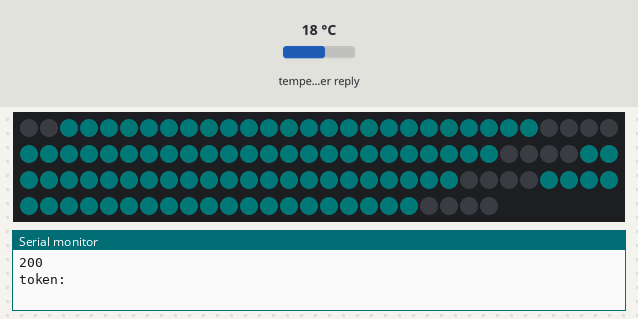
Bench run of a sketch on a simulated ESP8266 (Wemos D1 mini). On the bench: 114 RGB LEDs in strip order, left to right, continuing on the next row, the last lines printed to the serial monitor. Inputs (shaded band) come from the test bench; at power-on: temperature in the weather reply 18 °C. Dim RGB values are drawn brighter than linear; WiFi joins after 1.5 s; servers stay silent unless stated; uploads are accepted with an empty reply; random numbers use the default seed unless the sketch sets one; web services answer with replies made up by the test bench.

Above: at 4.1 s.
At 61.1 s:
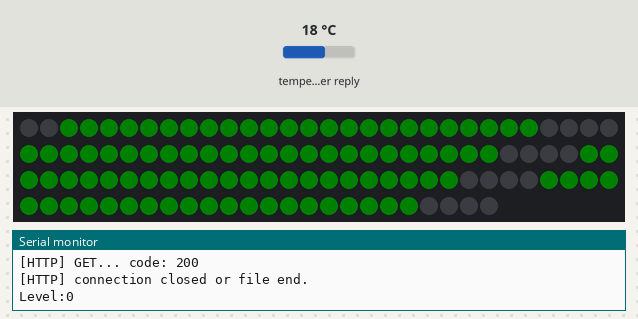
At 119.1 s:
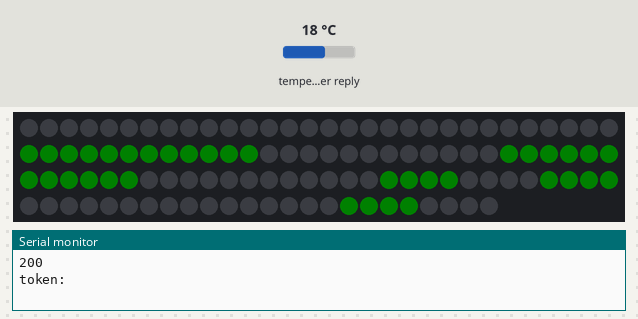

Measured:
- what the display in image 1 shows lasts 2.0 s, from 61.0 s to 63.0 s
- what the display in image 2 shows lasts 2.8 s, from 119.0 s to 121.8 s

The sketch:

Arduino_Wemos_Clock_20211120.ino
```cpp
#include <ESP8266WiFiMulti.h>
#include <ESP8266HTTPClient.h>
#include <WiFiClientSecure.h>
ESP8266WiFiMulti WiFiMulti;
#include <Adafruit_NeoPixel.h>
#define NUM_LEDS 114
#define HBRIGHTNESS 200
#define LBRIGHTNESS 5

#include <ESP8266WiFi.h>
#include <BlynkSimpleEsp8266_SSL.h>

BlynkTimer timer1s;
BlynkTimer timer1m;
BlynkTimer timer87s; //1000 times per day (Mirubee max)
BlynkTimer timer3h;

const int API_TIMEOUT = 15000;  //keep it long if you want to receive headers from client
const int httpsPort = 443;

String mirubee_token="";

String watts="";
String hora="";
String temp="";
Adafruit_NeoPixel pixels = Adafruit_NeoPixel(NUM_LEDS, D5, NEO_GRB + NEO_KHZ800);
long contadorms=0;
int r=0;int g=100; int b=100;
int ra,ga,ba;
char ssid[] = "yourSSID";
char pass[] = "yourpass";
long n=0;

uint8_t h=0;
uint8_t m=0;
uint8_t s=0;

uint8_t errores=0;

boolean bez=false;

byte looptime;

void setup(){

  timer1s.setInterval(1000L, cada1s);
  timer1s.setInterval(60000L, cada1m);
  timer87s.setInterval(87000L,cada87s);
  timer3h.setInterval(10800000L,cada3h);

  Serial.begin(115200);
  WiFiMulti.addAP(ssid, pass);
  pixels.setBrightness(HBRIGHTNESS);
  pixels.begin();

   WiFiMulti.addAP(ssid, pass);
  int n=0;
  while(WiFiMulti.run() != WL_CONNECTED) {
    delay(1000);
    Serial.println(".");
    }
  Serial.print("Connected to ");  Serial.println(ssid);
  pintaDisplay();
  forecast();
  geonames();
  pintaDisplay();
  weather();
  mirubee_watt_new();
}

void loop()
{
  n++;
  timer1s.run();
  timer87s.run();
  timer1m.run();
  timer3h.run();
}

void cada1s(){
  s++;if (s>=60){s=0;m++;if (m>=60){m=0;h++;if (h>=24){h=0;}}}
  pintaDisplay();
}

void cada1m(){
  if (m%2==0){ geonames();} else {weather();}
    forecast();
}

void cada87s(){
  mirubee_watt_new();
}

void cada3h(){
  forecast();
}


void geonames(){
    if((WiFiMulti.run() == WL_CONNECTED)) {
        HTTPClient http;
        Serial.print("[HTTP] begin...\n");
        http.begin("http://api.geonames.org/timezoneJSON?formatted=true&lat=39.53&lng=2.58&username=Menyiques&style=full");
        Serial.print("[HTTP] GET...\n");
        int httpCode = http.GET();
        if(httpCode > 0) {
            Serial.printf("[HTTP] GET... code: %d\n", httpCode);
            if(httpCode == HTTP_CODE_OK) {
                int len = http.getSize();
                 uint8_t buff[512] = { 0 };
                WiFiClient * stream = http.getStreamPtr();
                while(http.connected() && (len > 0 || len == -1)) {
                        int c = stream->readBytes(buff, sizeof(buff));
                        if(len > 0) {len -= c;}
                }
                 String sstr = (char*)buff;
                 int a=sstr.indexOf("time\"")+19;
                 hora=sstr.substring(a,a+5);
                 h=hora.substring(0,2).toInt();
                 m=hora.substring(3,5).toInt();

                Serial.println();
                Serial.print("[HTTP] connection closed or file end.\n");
            }
        } else {
            Serial.printf("[HTTP] GET... failed, error: %s\n", http.errorToString(httpCode).c_str());
            errores++;
            if (errores>10)ESP.reset();
        }
        http.end();
    }
  }

void weather(){
    if((WiFiMulti.run() == WL_CONNECTED)) {
        HTTPClient http;
        http.begin("http://api.openweathermap.org/data/2.5/weather?q=Palma,es&appid=e808a9fc312bbe9506825f1d1bb66692&units=metric");
        Serial.print("[HTTP] GET...\n");
        int httpCode = http.GET();
        if(httpCode > 0) {
            if(httpCode == HTTP_CODE_OK) {
                int len = http.getSize();
                uint8_t buff[512] = { 0 };
                WiFiClient * stream = http.getStreamPtr();
                while(http.connected() && (len > 0 || len == -1)) {

                        //int c = stream->readBytes(buff, ((size > sizeof(buff)) ? sizeof(buff) : size));
                        int c = stream->readBytes(buff, sizeof(buff));
                        if(len > 0) {len -= c;}

                }
                 String sstr = (char*)buff;
                 Serial.println();
                 Serial.println("SSTR:"+sstr);

                 int a=sstr.indexOf("feels_like")+12;
                 int b=(sstr.substring(a,a+10)).indexOf(".");
                 temp=sstr.substring(a,a+b);
                 if (temp.length()==1){temp="0"+temp;}
                 Serial.println(temp);
            }
        }
        http.end();
    }
  }

void forecast(){
    int level=0;
    ra=0;ga=255;ba=0;
    if((WiFiMulti.run() == WL_CONNECTED)) {
        HTTPClient http;
        Serial.print("[HTTP] begin...\n");
        //http.begin("http://api.geonames.org/weatherIcaoJSON?ICAO=LEPA&username=Menyiques&style=full");
        http.begin("http://api.openweathermap.org/data/2.5/forecast?q=Palma&mode=xml&appid=e808a9fc312bbe9506825f1d1bb66692&units=metric&type=accurate");

        Serial.print("[HTTP] GET...\n");
        int httpCode = http.GET();
        if(httpCode > 0) {
            Serial.printf("[HTTP] GET... code: %d\n", httpCode);
            if(httpCode == HTTP_CODE_OK) {
                int len = http.getSize();
                uint8_t buff[512] = { 0 };

                // get tcp stream
                WiFiClient * stream = http.getStreamPtr();
                int muestras=0;
                 while(http.connected() && (len > 0 || len == -1)) {
                    size_t size = stream->available();
                    if(size) {
                        int c = stream->readBytes(buff, ((size > sizeof(buff)) ? sizeof(buff) : size));
                        //Serial.write(buff, c);
                        if(len > 0) {len -= c;}
                    }
                    delay(1);

                 String sstr = (char*)buff;
                 while ((sstr.indexOf("number")>=0)&&(muestras<8)){
                      muestras++;
                      int b=sstr.indexOf("number");
                      String number=sstr.substring(b+8, b+11);
                      int ni=number.toInt();
                      if ((level==0)&&(
                         (ni==500)||(ni==501)||
                         ((ni>=300)&&(ni<400))||
                         ((ni>=700)&&(ni<800))||
                         ((ni>=900)&&(ni<=906))||
                         (ni==957)
                         )){level=1;ra=255;ga=140;ba=0;}

                      if (
                         ((ni>=200)&&(ni<=299))||
                         ((ni>=502)&&(ni<=550))||
                         ((ni>=600)&&(ni<=699))||
                         ((ni>=958)&&(ni<=956))
                         ){level=2;ra=255;ga=0;ba=0;}

                      sstr=sstr.substring(b+6);
                      }
                }
           Serial.print("[HTTP] connection closed or file end.\n");
         }
        } else {
            Serial.printf("[HTTP] GET... failed, error: %s\n", http.errorToString(httpCode).c_str());
        }
        http.end();
        Serial.print("Level:");
        Serial.println(level);
    }
  }

void mirubee_watt_new()
{

String resource = "/api/v2/buildings/12757/meters/40715/channels/1/last";
String resource2 ="/api/v2/login";
const char* server = "home.wibeee.com";

 BearSSL::WiFiClientSecure client;
 client.setInsecure();
 client.setTimeout(API_TIMEOUT);
 int retries = 6;
 while(!client.connect(server, httpsPort) && (retries-- > 0)) {
   Serial.println(client.getLastSSLError());
   delay(1000);
 }

 Serial.print("Request resource: ");
 Serial.println(resource);
 client.print(String("GET ") + resource +
                 " HTTP/1.1\r\n" +
                 "Host: " + server + "\r\n" +
                 "Authorization: "+ mirubee_token +"\r\n"+
                 "Connection: close\r\n\r\n");

 int timeout = 5 * 10; // 5 seconds
 while(!client.available() && (timeout-- > 0)){
   delay(100);
   Serial.print(".");
 }

 String a="";
 while(client.available()){
   char c = client.read();
    a=String(a+c);
 }
  Serial.println(a);
  String payload=a;
  client.stop();
    if (payload.indexOf("P\":[")>0 ){
      int p1 = payload.indexOf("P\":[") + 4;
      int p2 = payload.indexOf(".", p1);
      watts = payload.substring(p1, p2).toInt();
      watts=f4(watts.toInt());
      Serial.println("Watts:" + String(watts));
      Serial.println(payload);
    }
    else  {
      HTTPClient https;
      https.begin(client, "https://home.wibeee.com/api/v2/login");
      https.addHeader("Content-Type", "application/json");
      String em = "smoralesg@gmail.com";
      String pa = "mirubeePass";
      String client_id = "0000000000" + String(random(0, 9999999999));
      int l = client_id.length();
      client_id = client_id.substring(l - 10);
      String post = "{\"email\":\"" + em + "\",\"password\":\"" + pa + "\",\"client_type_id\":\"web\"}";
      Serial.print("Post para recuperar Key:");
      Serial.println(post);
      auto httpCode = https.POST(post);
      Serial.println(httpCode);
      payload = https.getString();
      mirubee_token = payload.substring(payload.indexOf(":\"") + 2 , payload.indexOf("\"}"));
      if ((httpCode == 401)||(httpCode == -1)){watts="0000";}
      if (payload.length()>5){
        mirubee_token = payload.substring(payload.indexOf(":\"") + 2 , payload.indexOf("\"}"));
        }
      Serial.println("token:" + mirubee_token);
    }
    client.stop();
}

void pintaDisplay(){

  looptime=10; //10 segundos cada iteracion.

  if (h<9){
    pixels.setBrightness(LBRIGHTNESS);
  }else{
    pixels.setBrightness(HBRIGHTNESS);
  }


  hora=f2(h)+":"+f2(m);

  if ( s%looptime<6 ){ //6 first seconds
    numero(3,hora.substring(0,1).toInt(),r,g,b);
    numero(2,hora.substring(1,2).toInt(),r,g,b);
    numero(1,hora.substring(3,4).toInt(),r,g,b);
    numero(0,hora.substring(4,5).toInt(),r,g,b);
    //blynking dots
    if ( s%2==0 ) {pixels.setPixelColor(0,r,g,b);pixels.setPixelColor(1,r,g,b);} else {pixels.setPixelColor(0,0,0,0);pixels.setPixelColor(1,0,0,0);}
  }


  if( s%looptime==6 || s%looptime==7 ){ // 2 next seconds Temp Celsius
    pixels.setPixelColor(0,0,0,0);pixels.setPixelColor(1,0,0,0);
    numero(0,8,0,0,0);
    numero(1,10,ra,ga,ba);//degrees celsius symbol
    numero(2,temp.substring(1,2).toInt(),ra,ga,ba);
    if (temp.substring(0,1)=="-"){
        numero(3,11,ra,ga,ba);
      }else if (temp.substring(0,1)=="0"){
        numero(3,8,0,0,0);
      }else{
        numero(3,temp.substring(0,1).toInt(),ra,ga,ba);
      }
    bez=false;
    }


  if( s%looptime==8 || s%looptime==9 ){ // 2 last seconds Watts
    pixels.setPixelColor(0,0,0,0);pixels.setPixelColor(1,0,0,0);
    int v=(watts.toInt()/4000.0)*255;
    if (v>255){v=255;}
    numero(3,watts.substring(0,1).toInt(),v,255-v,0);
    numero(2,watts.substring(1,2).toInt(),v,255-v,0);
    numero(1,watts.substring(2,3).toInt(),v,255-v,0);
    numero(0,watts.substring(3,4).toInt(),v,255-v,0);
    }

pixels.show();

  }


String f2(int n){
  String f="00"+(String)n;
  return f.substring(f.length()-2,f.length());
  }

String f4(int n){
  String f="0000"+(String)n;
  return f.substring(f.length()-4,f.length());
  }

void numero(uint8_t pos,uint8_t n, uint8_t r,uint8_t g,uint8_t b){

for (int n=0;n<7;n++){
  segment(pos,n,0,0,0);
}

switch (n) {
  case 0:  segment(pos,0,r,g,b);segment(pos,1,r,g,b);segment(pos,2,r,g,b);segment(pos,3,r,g,b);segment(pos,4,r,g,b);segment(pos,5,r,g,b);break;
  case 1:  segment(pos,0,r,g,b);segment(pos,5,r,g,b);break;
  case 2:  segment(pos,1,r,g,b);segment(pos,0,r,g,b);segment(pos,6,r,g,b);segment(pos,3,r,g,b);segment(pos,4,r,g,b);break;
  case 3:  segment(pos,1,r,g,b);segment(pos,0,r,g,b);segment(pos,5,r,g,b);segment(pos,4,r,g,b);segment(pos,6,r,g,b);break;
  case 4:  segment(pos,2,r,g,b);segment(pos,0,r,g,b);segment(pos,6,r,g,b);segment(pos,5,r,g,b);break;
  case 5:  segment(pos,1,r,g,b);segment(pos,2,r,g,b);segment(pos,4,r,g,b);segment(pos,5,r,g,b);segment(pos,6,r,g,b);break;
  case 6:  segment(pos,1,r,g,b);segment(pos,2,r,g,b);segment(pos,4,r,g,b);segment(pos,5,r,g,b);segment(pos,6,r,g,b);segment(pos,3,r,g,b);break;
  case 7:  segment(pos,1,r,g,b);segment(pos,0,r,g,b);segment(pos,5,r,g,b);break;
  case 8:  segment(pos,0,r,g,b);segment(pos,1,r,g,b);segment(pos,2,r,g,b);segment(pos,3,r,g,b);segment(pos,4,r,g,b);segment(pos,5,r,g,b);segment(pos,6,r,g,b);break;
  case 9:  segment(pos,1,r,g,b);segment(pos,2,r,g,b);segment(pos,0,r,g,b);segment(pos,4,r,g,b);segment(pos,5,r,g,b);segment(pos,6,r,g,b);break;
  case 10: segment(pos,1,r,g,b);segment(pos,2,r,g,b);segment(pos,0,r,g,b);segment(pos,6,r,g,b);break;
  case 11: segment(pos,6,r,g,b);break;
  }
  pixels.show();
}
void segment(uint8_t pos, uint8_t n, uint8_t r,uint8_t g,uint8_t b){

 pixels.setPixelColor((n*4)+(28*pos)+2, pixels.Color(r,g,b));
 pixels.setPixelColor((n*4)+(28*pos)+3, pixels.Color(r,g,b));
 pixels.setPixelColor((n*4)+(28*pos)+4, pixels.Color(r,g,b));
 pixels.setPixelColor((n*4)+(28*pos)+5, pixels.Color(r,g,b));

}
```
